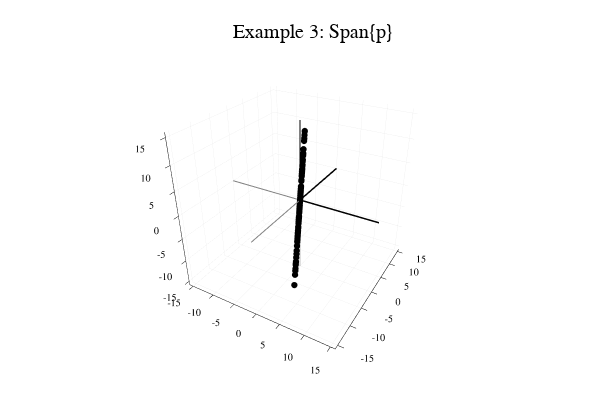

Notebook source saved alongside this figure:
### Markdown cell above
## Example 3b.  Plot many possible linear combinations using one vector in $\mathbb{R}^3$

For each linear combination, a random integer ($a_1$) between -20 and 20 is used as a weight for the vector. 

NOTE: a "linear combination" of a single vector is simply a "multiple" of that vector!!!

### Code cell
# Example 3b
using Plots
plotly()
NumberOfPoints=100;

a1=rand(-20:20)*rand();
P=p*a1;

while abs(P[1])>15 || abs(P[2])>15 || abs(P[3])>15
    a1=rand(-20:20)*rand();
    P=p*a1;
end

d=plot3d(title="Example 3: Span{p}", legend=false, lims=[-15,15])
scatter!([P[1], P[1]],[P[2],P[2]],[P[3],P[3]], markercolor="black", markersize=1)

if NumberOfPoints>1
    for n = 2:NumberOfPoints
        a1=rand(-20:20)*rand();
        P=p*a1;
        while abs(P[1])>15 || abs(P[2])>15 || abs(P[3])>15
            a1=rand(-20:20)*rand();
            P=p*a1;   
        end
        scatter!([P[1], P[1]],[P[2],P[2]],[P[3],P[3]], markercolor="black", markersize=1)
    end
end

plot3d!([0,0],[0,0],[0,20], label="+z", linecolor="black", linewidth=2,lims=[-15,15])
plot3d!([0,0],[0,0],[0,-20],  label="-z", linecolor="gray", linewidth=1,lims=[-15,15])
plot3d!([0,0],[0,20],[0,0],  label="+y", linecolor="black", linewidth=3,lims=[-15,15])
plot3d!([0,0],[0,-20],[0,0],  label="-y", linecolor="gray", linewidth=2,lims=[-15,15])
plot3d!([0,20],[0,0],[0,0],  label="+x", linecolor="black", linewidth=3,lims=[-15,15])
plot3d!([0,-20],[0,0],[0,0],  label="-x", linecolor="gray", linewidth=2,lims=[-15,15])

display(d)
